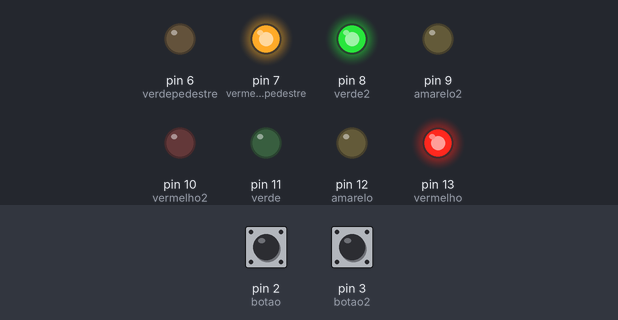
A sketch run on a simulated Arduino Uno, built with avr-gcc and run on an emulated ATmega328P. Parts: output pins drawn as LEDs (lit = HIGH). Dashed ring = blinking. The test bench sets the inputs (shaded band); at power-on: pin 2 (botao) LOW, pin 3 (botao2) LOW.

Above: at 1.3 s.
1.4 s: pin 2 (botao) pulled HIGH for 0.2 s
At 2.9 s:
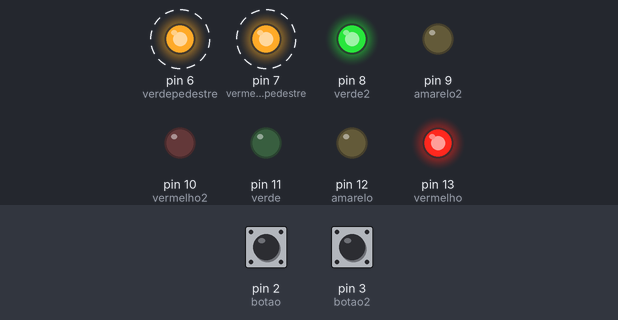
4.5 s: pin 3 (botao2) pulled HIGH for 3.2 s
At 8.5 s:
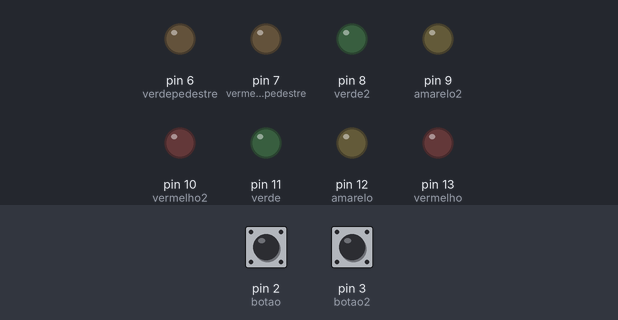
9.2 s: pin 3 (botao2) pulled HIGH for 1 s
At 10.3 s:
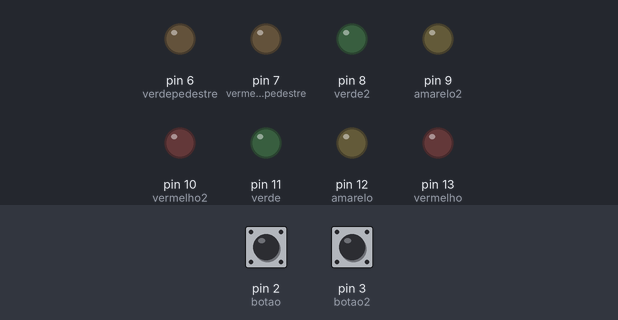
13.2 s: pin 2 (botao) pulled HIGH for 3.2 s
At 21.5 s:
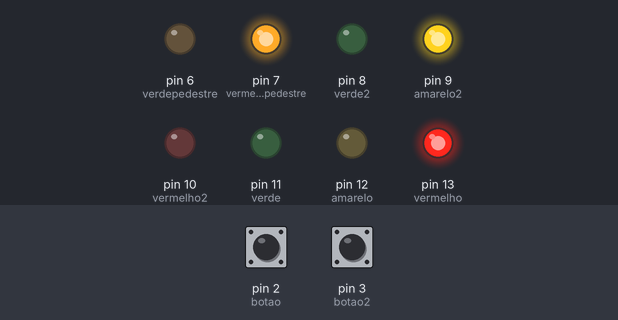
Timing chart, 0 to 34.6 s (numbered marks = the images above; inputs shaded):
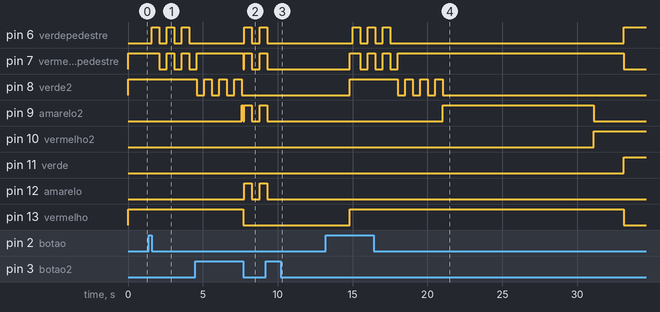

Measured:
- after the input at 1.4 s, pin 6 (verdepedestre): alternates HIGH for 0.50 s and LOW for 0.50 s, starting after 0.19 s; pin 7 (vermelhopedestre): alternates HIGH for 0.50 s and LOW for 0.50 s, starting after 0.69 s
- after the input at 4.5 s, pin 6 (verdepedestre), pin 12 (amarelo): LOW → HIGH after 3.3 s, → LOW 0.50 s later, → HIGH 0.56 s later; pin 13 (vermelho): HIGH → LOW after 3.2 s
- after the input at 9.2 s, pin 6 (verdepedestre), pin 7 (vermelhopedestre), pin 9 (amarelo2), pin 12 (amarelo): goes on until 9.3 s, then stays LOW
- after the input at 13.2 s, pin 6 (verdepedestre): LOW → HIGH after 1.8 s, then repeats every 1.0 s: LOW 0.50 s, HIGH 0.50 s; pin 9 (amarelo2): LOW → HIGH after 7.8 s, → LOW 10.1 s later; pin 10 (vermelho2): LOW → HIGH after 17.9 s; pin 11 (verde): LOW → HIGH after 19.9 s
- by itself, pin 8 (verde2): repeats every 1.0 s: LOW 0.50 s, HIGH 0.50 s, until it stays LOW from 21.0 s

The sketch:

teste3.ino
```cpp
int vermelho=13;
int amarelo=12;
int verde=11;
int vermelho2=10;
int amarelo2=9;
int verde2=8;
int vermelhopedestre=7;
int verdepedestre=6;
int botao=2;
int botao2=3; //botao de parada durante os sinais vermelho e verde ao mesmo tempo,ou seja, nos períodos longos.
unsigned long tempoderecarga;
void setup(){
pinMode(vermelho,OUTPUT);
pinMode(amarelo,OUTPUT);
pinMode(verde,OUTPUT);
pinMode(vermelho2,OUTPUT);
pinMode(amarelo2,OUTPUT);
pinMode(verde2,OUTPUT);
pinMode(vermelhopedestre,OUTPUT);
pinMode(verdepedestre,OUTPUT);
pinMode(botao,INPUT);
pinMode(botao2,INPUT);
}

void semafaroA(){ //o semafaro A fica vermelho nesse ciclo


//  delay(19900); //tempo obrigatorio considerando o tempo do outro semafaro igual a 59 segundos 59/3=19,900 ;OBS: retirei esse delay e coloquei lá no loop, inicio do programa.

digitalWrite(verde2,LOW);
digitalWrite(amarelo2,HIGH);
//aqui existira um delay de 10s , mas substitui por uma verificação de 10s
//verificacao10s();
int soma;
for(soma=0;soma<=100;soma++){
delay(100);
if (digitalRead(botao2)==1){soma=101; foradeoperacao();}
}

digitalWrite(amarelo2,LOW);
digitalWrite(vermelho2,HIGH);
piscarapido();//sinal dos pedestres piscando
digitalWrite(verdepedestre,HIGH);
digitalWrite(vermelho,LOW);
digitalWrite(verde,HIGH);

//delay de 59,7s abaixo; //obrigatoria verde liberado por 43, tempo que escolhi fazendo o calculo aproximado do tempo total; coloquei aproximadamente 60s de verificação para substituir logo abaixo
for(soma=0;soma<=597;soma++){
delay(100);
if (digitalRead(botao2)==1){soma=598; foradeoperacao();}
}

}
void semafaroB(){ //o semaforo B fica vermelho nesse cilo
 digitalWrite(verde,LOW);
 digitalWrite(amarelo,HIGH);
   int soma;
   for(soma=0;soma<=70;soma++){
 delay(100);
 if (digitalRead(botao2)==1){soma=101; foradeoperacao();}
 }
 piscarapido();
 digitalWrite(amarelo,LOW);
 digitalWrite(vermelho2,LOW);

}

void piscarapido(){ //sinal do pedestre pisca rapido 3 vezes item obrigatório do teste
//isto consome 3 segundos para ser executado
digitalWrite(vermelhopedestre,HIGH);
digitalWrite(verdepedestre,HIGH);
delay (500);
digitalWrite(vermelhopedestre,LOW);
digitalWrite(verdepedestre,LOW);
delay(500);
digitalWrite(vermelhopedestre,HIGH);
digitalWrite(verdepedestre,HIGH);
delay (500);
digitalWrite(vermelhopedestre,LOW);
digitalWrite(verdepedestre,LOW);
delay(500);
digitalWrite(vermelhopedestre,HIGH);
digitalWrite(verdepedestre,HIGH);
delay (500);
digitalWrite(vermelhopedestre,LOW);
digitalWrite(verdepedestre,LOW);
delay(500);

}

void pedidopedestre(){

piscarapido(); // anunciando que o pedido foi feito, mas ainda não liberando a passagem dos pedestres
digitalWrite(vermelhopedestre,HIGH);
 digitalWrite(verde2,LOW);
 delay(500);
 digitalWrite(verde2,HIGH);
 delay(500);
 digitalWrite(verde2,LOW);
 delay(500);
 digitalWrite(verde2,HIGH);
 delay(500);
 digitalWrite(verde2,LOW);
 delay(500);
 digitalWrite(verde2,HIGH);
 delay(500);
 digitalWrite(verde2,LOW);
 digitalWrite(amarelo2,HIGH);
//abaixo um delay de 10s
int soma;
for(soma=0;soma<=100;soma++){
delay(100);
if (digitalRead(botao2)==1){soma=101; foradeoperacao();}
}

digitalWrite(amarelo2,LOW);
digitalWrite(vermelho2,HIGH);
delay(2000); //regra de passagem pedido no exercício entre vermelho e verde
digitalWrite(vermelho,LOW);
digitalWrite(verde,HIGH);
digitalWrite(vermelhopedestre,LOW);
digitalWrite(verdepedestre,HIGH);
//abaixo um delay "for" de 59,700s;
 for(soma=0;soma<=597;soma++){
delay(100);
if (digitalRead(botao2)==1){soma=598; foradeoperacao();}
}


 digitalWrite(verde,LOW);
 digitalWrite(amarelo,HIGH);
 piscarapido();
 //espera de 7s abaixo
 digitalWrite(vermelhopedestre,HIGH); //estado inicial do loop ..teoricamente não necessário, mas coloquei aqui
 for(soma=0;soma<=70;soma++){
 delay(100);
 if (digitalRead(botao2)==1){soma=101; foradeoperacao();}
 }
 digitalWrite(amarelo,LOW);
 digitalWrite(vermelho,HIGH); //estado inical do loop
 delay(2000);
 digitalWrite(vermelho2,LOW);
 digitalWrite(verde2,HIGH); //Estado inicial do loop


}

void foradeoperacao(){
 digitalWrite(vermelho,LOW);
 digitalWrite(amarelo,LOW);
 digitalWrite(verde,LOW);
 digitalWrite(vermelho2,LOW);
 digitalWrite(amarelo2,LOW);
 digitalWrite(verde2,LOW);
 digitalWrite(vermelhopedestre,LOW);
 digitalWrite(verdepedestre,LOW);
 delay(60);

 digitalWrite(amarelo,HIGH);
 digitalWrite(amarelo2,HIGH);
 digitalWrite(vermelhopedestre,HIGH);
 digitalWrite(verdepedestre,HIGH);
 delay(500);
   digitalWrite(amarelo,LOW);
 digitalWrite(amarelo2,LOW);
 digitalWrite(vermelhopedestre,LOW);
 digitalWrite(verdepedestre,LOW);
 delay(500);
if (digitalRead(botao2)==0){ foradeoperacao();}
else{delay(5000);
digitalWrite(vermelho,HIGH);
digitalWrite(verde2,HIGH);
digitalWrite(vermelhopedestre,HIGH);
int soma;
for(soma=0;soma<=100;soma++){
delay(199);
if (digitalRead(botao)==1){soma=101;  pedidopedestre(); }
if (digitalRead(botao2)==1){soma=101; foradeoperacao();}
}
semafaroA();}
}

void loop(){

 //estado inicial de todo o loop, para evitar problemas de troca, o loop inicial marca todas as variaveis possíveis
digitalWrite(verde,LOW);
digitalWrite(vermelho,HIGH);
digitalWrite(amarelo,LOW);
digitalWrite(verde2,HIGH);
digitalWrite(amarelo2,LOW);
digitalWrite(vermelho2,LOW);
digitalWrite(vermelhopedestre,HIGH);
digitalWrite(verdepedestre,LOW);
//abaixo verifica se o botão UM ou DOIS estão ligados e de acordo manda o código para respectiva funcao; no total esse "for" tem 19,90s só que está quebrado em tempos de 0,199s em 100 partes
int soma;
for(soma=0;soma<=100;soma++){
delay(199);
if (digitalRead(botao)==1){soma=101;  pedidopedestre(); }
if (digitalRead(botao2)==1){soma=101; foradeoperacao();}
}
//esses delays acumulam 19,900 que é o tempo do verde de um dos semafaros
semafaroA();
}
```
